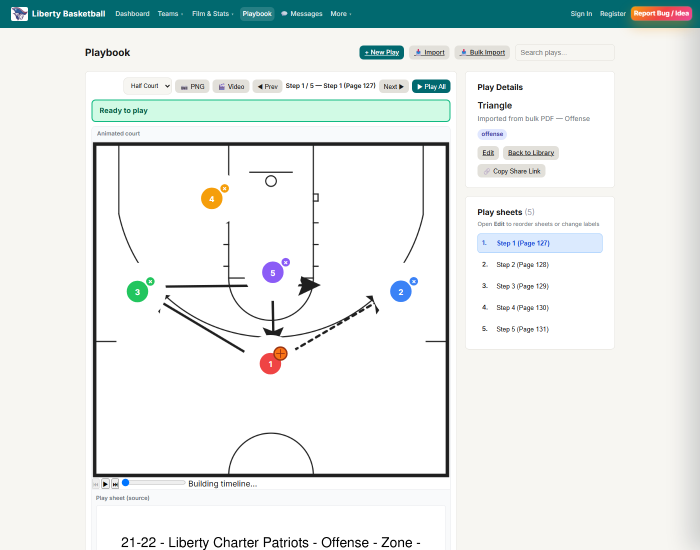
#> input picture _tmp_digit_sample.png, 1400 x 1100 px (shown at 1/2 size)
$ python -i playbook_sheet_align.py   (imports and definitions only)
#> lines starting #> are read from the running program, lines starting #| are printed output that depends on the picture; after the words box and inside, x2 and y2 are one past the last pixel; in counts of white or black regions, pixels touching at a corner belong together
"""Align play-sheet PNGs to the SVG court: court crop + digit (1-5) positions.

Liberty scout pages are full-page images (header + half-court diagram). Mapping the
whole PNG into the SVG with meet letterboxing shifts the diagram down, so tokens
look too high relative to the grey underlay. This module finds the court rectangle
and the printed player digits inside it, then returns:
  - court_frac: normalized crop of the court within the PNG
  - positions: o1..o5 in SVG court space (500 x 470, basket at top)
"""

from __future__ import annotations

import hashlib
import json
import os
from functools import lru_cache
from pathlib import Path
from typing import Any

COURT_W = 500.0
COURT_H = 470.0

_CACHE_DIR_NAME = "sheet_align_cache"


_CACHE_VERSION = "v14"  # v14: 1-Game OCR/PDF landmarks — drop forced FT/wing overrides that fight sheets


def _cache_dir(base: str | Path | None = None) -> Path:
    root = Path(base) if base else Path("data") / "playbook"
    d = root / _CACHE_DIR_NAME
    d.mkdir(parents=True, exist_ok=True)
    return d


def _cache_key(path: Path) -> str:
    st = path.stat()
    raw = f"{_CACHE_VERSION}|{path.resolve()}|{st.st_mtime_ns}|{st.st_size}"
    return hashlib.sha1(raw.encode("utf-8")).hexdigest()


def find_court_bbox(gray) -> tuple[int, int, int, int]:
    import cv2
    import numpy as np

    h, w = gray.shape[:2]
    blur = cv2.GaussianBlur(gray, (5, 5), 0)
    _, bw = cv2.threshold(blur, 0, 255, cv2.THRESH_BINARY_INV + cv2.THRESH_OTSU)
    kernel = cv2.getStructuringElement(cv2.MORPH_RECT, (5, 5))
    bw = cv2.morphologyEx(bw, cv2.MORPH_CLOSE, kernel, iterations=2)
    contours, _ = cv2.findContours(bw, cv2.RETR_EXTERNAL, cv2.CHAIN_APPROX_SIMPLE)
    best = None
    best_score = 0.0
    img_area = float(h * w)
    for c in contours:
        x, y, cw, ch = cv2.boundingRect(c)
        area = float(cw * ch)
        if area < img_area * 0.15 or area > img_area * 0.95:
            continue
        aspect = cw / max(ch, 1)
        if aspect < 0.55 or aspect > 1.6:
            continue
        peri = cv2.arcLength(c, True)
        approx = cv2.approxPolyDP(c, 0.02 * peri, True)
        score = area * (1.25 if len(approx) >= 4 else 1.0)
        if score > best_score:
            best_score = score
            best = (x, y, x + cw, y + ch)
    if best is None:
        ink = gray < 200
        rows = ink.mean(axis=1)
        cols = ink.mean(axis=0)
        ys = np.where(rows > 0.02)[0]
        xs = np.where(cols > 0.02)[0]
        start = int(ys[0]) if len(ys) else 0
        for i in range(max(0, int(h * 0.05)), int(h * 0.45)):
            if rows[i] > 0.04 and rows[i : i + 30].mean() > 0.03:
                start = i
                break
        best = (
            int(xs[0]) if len(xs) else 0,
            start,
            int(xs[-1]) if len(xs) else w,
            int(ys[-1]) if len(ys) else h,
        )
    x0, y0, x1, y1 = best
    pad = 2
    court = (
        max(0, x0 - pad),
        max(0, y0 - pad),
        min(w, x1 + pad),
        min(h, y1 + pad),
    )
    return _snap_court_top_past_header(gray, court)


def _snap_court_top_past_header(gray, court: tuple[int, int, int, int]) -> tuple[int, int, int, int]:
    """Drop scout PDF title band (e.g. '21-22 - Liberty…') above the court ink.

    Press-break pages often return a bbox that starts on the title. After a dense
    header band and a white gap, snap y0 down to the court outline.
    """
    import numpy as np

    x0, y0, x1, y1 = court
    if y1 - y0 < 80 or x1 - x0 < 80:
        return court
    band = gray[y0:y1, x0:x1]
    rows = (band < 180).mean(axis=1)
    ch = len(rows)
    limit = int(ch * 0.50)
    i = 0
    while i < limit and rows[i] < 0.02:
        i += 1
    header_end = i
    while header_end < limit and rows[header_end] >= 0.02:
        header_end += 1
    # Walk through sparse "gap" ink (page crumbs) until a strong court line.
    # Faint marks (~0.03–0.06) after the title are NOT the court top.
    y = header_end
    white_run = 0
    saw_white = False
    court_y = None
    while y < limit:
        dens = float(rows[y])
        if dens < 0.03:
            white_run += 1
            if white_run >= 20:
                saw_white = True
        else:
            white_run = 0
        if saw_white and dens > 0.20:
            court_y = y
            break
        y += 1
    header_h = header_end - i
    if court_y is None or header_h < 6:
        return court
    new_y0 = y0 + court_y
    if new_y0 >= y1 - 60:
        return court
    return (x0, new_y0, x1, y1)


def _digit_blob_candidates(crop_gray):
    """Return list of (cx, cy, w, h, area) in crop pixel space."""
    import cv2
    import numpy as np

    ch, cw = crop_gray.shape[:2]
    up = cv2.resize(crop_gray, None, fx=2, fy=2, interpolation=cv2.INTER_CUBIC)
    _, bw = cv2.threshold(
        cv2.GaussianBlur(up, (5, 5), 0), 0, 255, cv2.THRESH_BINARY_INV + cv2.THRESH_OTSU
    )
    # Only strip long HORIZONTAL court lines. Vertical open would also eat
    # digits that share ink with downward cut/dribble arrows (press-break sheets).
    hker = cv2.getStructuringElement(cv2.MORPH_RECT, (max(20, up.shape[1] // 6), 1))
    lines = cv2.morphologyEx(bw, cv2.MORPH_OPEN, hker)
    lines = cv2.dilate(lines, np.ones((3, 3), np.uint8), 1)
    clean = cv2.subtract(bw, lines)
    # Break thin bridges where a digit shares ink with an arrow stem.
    clean = cv2.morphologyEx(
        clean, cv2.MORPH_OPEN, cv2.getStructuringElement(cv2.MORPH_ELLIPSE, (5, 5))
    )
    clean = cv2.morphologyEx(clean, cv2.MORPH_CLOSE, np.ones((3, 3), np.uint8))
    n, _labels, stats, _centroids = cv2.connectedComponentsWithStats(clean, 8)
    out = []
    for i in range(1, n):
        x, y, w, h, area = stats[i]
        if area < 120 or area > 28000:
            continue
        if h < 22 or h > 180 or w < 10 or w > 140:
            continue
        aspect = h / max(w, 1)
        if aspect < 0.45 or aspect > 4.2:
            continue
        # Circled ball-handler digits are wider; reject huge court-arc fragments.
        if w > 90 and aspect < 0.85:
            continue
        # Back to crop coords (undo 2x upscale)
        cx = (x + w / 2) / 2.0
        cy = (y + h / 2) / 2.0
        out.append((cx, cy, w / 2.0, h / 2.0, area / 4.0))
    # Prefer mid-sized digit-like blobs; drop near-duplicate centers
    out.sort(key=lambda t: -t[4])
    kept = []
    for cand in out:
        cx, cy = cand[0], cand[1]
        if any((cx - k[0]) ** 2 + (cy - k[1]) ** 2 < 20 ** 2 for k in kept):
            continue
        kept.append(cand)
        if len(kept) >= 20:
            break
    return kept


@lru_cache(maxsize=1)
def _easyocr_reader():
    try:
        import easyocr
    except ImportError:
        return None
    try:
        return easyocr.Reader(["en"], gpu=False, verbose=False)
    except Exception:
        return None


def _classify_roi(roi_bgr_or_gray) -> tuple[int, float]:
    """Return (digit 1-5 or 0, confidence)."""
    import cv2
    import numpy as np

    if roi_bgr_or_gray is None or roi_bgr_or_gray.size == 0:
        return 0, 0.0
    if roi_bgr_or_gray.ndim == 2:
        up = cv2.resize(roi_bgr_or_gray, None, fx=3, fy=3, interpolation=cv2.INTER_CUBIC)
        vis = up
    else:
        up = cv2.resize(roi_bgr_or_gray, None, fx=3, fy=3, interpolation=cv2.INTER_CUBIC)
        vis = up

    reader = _easyocr_reader()
    if reader is not None:
        try:
            results = reader.readtext(vis, allowlist="12345")
        except Exception:
            results = []
        best_d, best_c = 0, 0.0
        for _bbox, text, conf in results:
            t = (text or "").strip()
            # MUST be exact single digit — `"23" in "12345"` is True (substring bug).
            if t in ("1", "2", "3", "4", "5") and float(conf) > best_c:
                best_d, best_c = int(t), float(conf)
        if best_d:
            return best_d, best_c

    # Fallback: template correlation with Hershey digits
    if vis.ndim == 3:
        gray = cv2.cvtColor(vis, cv2.COLOR_BGR2GRAY)
    else:
        gray = vis
    _, bw = cv2.threshold(gray, 0, 255, cv2.THRESH_BINARY_INV + cv2.THRESH_OTSU)
    r = cv2.resize(bw, (48, 48))
    best_d, best_s = 0, -1.0
    for d in range(1, 6):
        canvas = np.zeros((48, 48), np.uint8)
        cv2.putText(canvas, str(d), (8, 36), cv2.FONT_HERSHEY_SIMPLEX, 1.15, 255, 2, cv2.LINE_AA)
        a = r.astype(float).ravel()
        b = canvas.astype(float).ravel()
        if a.std() < 1 or b.std() < 1:
            continue
        s = float(np.corrcoef(a, b)[0, 1])
        if s > best_s:
            best_s, best_d = s, d
    if best_s >= 0.25:
        return best_d, best_s
    return 0, 0.0


def detect_sheet_digits(gray, court: tuple[int, int, int, int]) -> dict[str, dict[str, float]]:
    import cv2

    x0, y0, x1, y1 = court
    crop = gray[y0:y1, x0:x1]
    ch, cw = crop.shape[:2]
    if ch < 20 or cw < 20:
        return {}
    cands = _digit_blob_candidates(crop)
    by_digit: dict[int, tuple[float, float, float]] = {}
    for cx, cy, w, h, _area in cands:
        # Residual title digits sit in the top strip even after header snap.
        if cy < ch * 0.05:
            continue
        # Try a tight crop first (avoids circle rings / arrow stubs), then a padded one.
        roi_specs = (
            (max(2, w * 0.12), max(2, h * 0.12)),
            (max(4, w * 0.35), max(4, h * 0.35)),
        )
        digit, conf = 0, 0.0
        for pad_x, pad_y in roi_specs:
            x_a = max(0, int(cx - w / 2 - pad_x))
            y_a = max(0, int(cy - h / 2 - pad_y))
            x_b = min(cw, int(cx + w / 2 + pad_x))
            y_b = min(ch, int(cy + h / 2 + pad_y))
            roi = crop[y_a:y_b, x_a:x_b]
            d, c = _classify_roi(roi)
            if d in (1, 2, 3, 4, 5) and c > conf:
                digit, conf = d, c
        # EasyOCR sometimes returns ~0.3 on bold stencil digits; keep modest floor.
        if digit not in (1, 2, 3, 4, 5) or conf < 0.28:
            continue
        prev = by_digit.get(digit)
        if prev is None or conf > prev[0]:
            by_digit[digit] = (conf, cx, cy)

    out: dict[str, dict[str, float]] = {}
    for d, (conf, cx, cy) in by_digit.items():
        if d not in (1, 2, 3, 4, 5):
            continue
        out[f"o{d}"] = {
            "x": round(float(cx / cw) * COURT_W, 1),
            "y": round(float(cy / ch) * COURT_H, 1),
            "confidence": round(float(conf), 3),
        }
    return out


# [1371 lines left out: functions _svg_to_crop, _crop_to_svg, _ink_mask_no_close, _stroke_mask, _polyline_px, _densify_path_px and 21 more, not called in this run]


# --- 1-Game (pages 32–36) -------------------------------------------------
# SVG court 500×470, basket at top. OCR often misses ink-bridged 3/4/5, so we
# gap-fill from measured sheet landmarks (page_0032…36 overlays). Never overwrite
# a confident OCR digit — forced FT/wing templates fought the PDF (Scott).

_GAME_PAGE_ROLES = {
    "0032": "opening",
    "0033": "screen14",
    "0034": "reverse",
    "0035": "downscreen",
    "0036": "finish",
}

# Landmarks measured against printed digits + arrow tips on the import PNGs.
# Lane x≈191/308, FT band ≈ y=188; wing OCR o2 ≈ (433.5, 209); low-block arrow tip ≈ y=55.
_LEFT_BLOCK = {"x": 178.0, "y": 55.0}       # opening #3 cut tip / finish target zone
_RIGHT_BLOCK = {"x": 322.0, "y": 55.0}
_LEFT_POST = {"x": 178.0, "y": 100.0}       # printed 3/5 on later sheets (OCR ~99.8)
_TOP = {"x": 254.6, "y": 301.0}
_ELBOW_L = {"x": 191.0, "y": 188.0}
_ELBOW_R = {"x": 308.0, "y": 188.0}
_POP_L = {"x": 110.0, "y": 215.0}           # #4 pop tip on 3pt (page 32 ink)
_POP_R = {"x": 390.0, "y": 215.0}           # #5 pop tip / pass target
_WING_L = {"x": 66.5, "y": 209.2}           # mirror of OCR o2

# Gap-only seeds when OCR misses a digit on that page. OCR always wins.
_GAME_SHEET_START: dict[str, dict[str, dict[str, float]]] = {
    "opening": {
        "o3": dict(_WING_L),
        "o4": dict(_ELBOW_L),
        "o5": dict(_ELBOW_R),
    },
    "screen14": {
        "o4": dict(_POP_L),
        "o5": dict(_POP_R),
    },
    "reverse": {
        "o5": dict(_POP_R),
    },
    "downscreen": {
        "o3": {"x": 308.0, "y": 165.0},  # right elbow on page 35
        "o4": dict(_TOP),
        "o5": dict(_LEFT_POST),
    },
    "finish": {
        "o5": dict(_LEFT_POST),
    },
}


# [751 lines left out: functions _game_role_from_stem, seed_game_sheet_positions, apply_game_sequence_routes, trace_marked_paths_for_transition, trace_paths_for_transition, not called in this run]


def _has_xy(v) -> bool:
    return isinstance(v, dict) and isinstance(v.get("x"), (int, float)) and isinstance(v.get("y"), (int, float))


def analyze_sheet_image(image_path: str | Path, cache_base: str | Path | None = None) -> dict[str, Any]:
    """Analyze a play-sheet PNG. Returns court_frac + positions (cached)."""
#> called with image_path = '_tmp_digit_sample.png'
    import cv2

    path = Path(image_path)
    if not path.is_file():
        raise FileNotFoundError(str(path))

    cache_path = _cache_dir(cache_base) / f"{_cache_key(path)}.json"
    if cache_path.is_file():
        try:
            cached = json.loads(cache_path.read_text(encoding="utf-8"))
            if cached.get("cache_version") == _CACHE_VERSION:
                return cached
        except (OSError, json.JSONDecodeError):
            pass

    img = cv2.imread(str(path))
#> img is the input picture: shape (1100, 1400, 3); mean B, G, R 234, 235.6, 230
    if img is None:
        raise ValueError(f"Could not read image: {path}")
    gray = cv2.cvtColor(img, cv2.COLOR_BGR2GRAY)
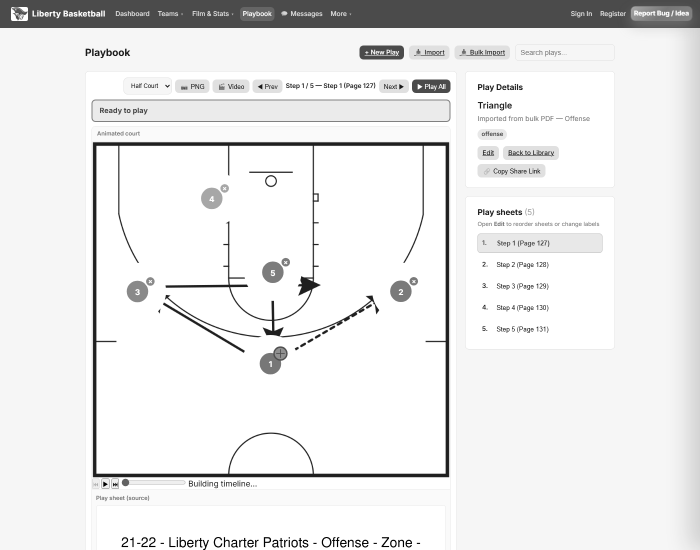
#> gray: shape (1100, 1400) (shown at 1/2 size); min 0, max 255, mean 233.8
    h, w = gray.shape[:2]
    court = find_court_bbox(gray)
#> in find_court_bbox, `_, bw = cv2.threshold(blur, 0, 255, cv2.THRESH_BINARY_INV + cv2.THRESH..`:
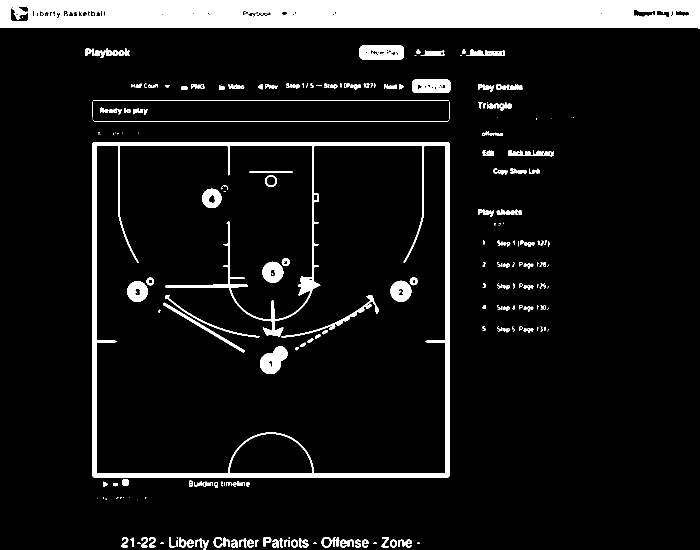
#> bw: shape (1100, 1400) (shown at 1/2 size); 8.8% white; 245 white regions (76 under 20 px), largest, box (x1, y1, x2, y2) and area: (0, 0, 1400, 57) 75562, (185, 284, 899, 955) 29383, (719, 91, 808, 119) 2215
#> in find_court_bbox, `bw = cv2.morphologyEx(bw, cv2.MORPH_CLOSE, kernel, iterations=2)`:
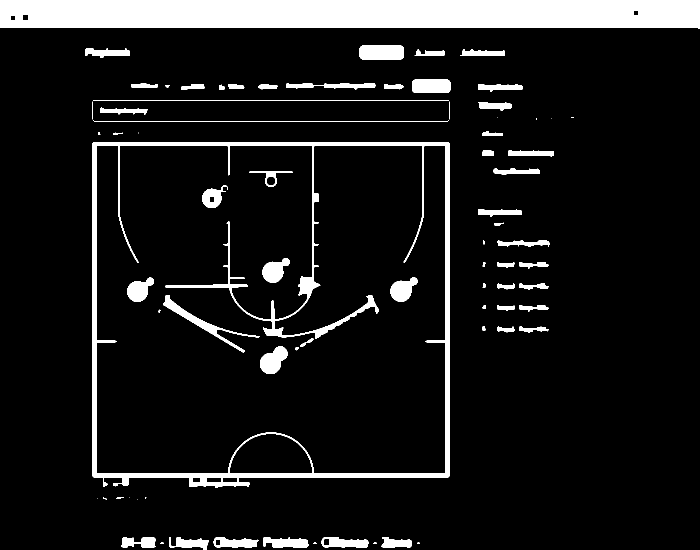
#> bw: shape (1100, 1400) (shown at 1/2 size); 9.7% white; 76 white regions (18 under 20 px)
#> in find_court_bbox, `contours, _ = cv2.findContours(bw, cv2.RETR_EXTERNAL, cv2.CHAIN_APPROX..`: contours = 66 contours, 22 with area under 20; largest, box (x1, y1, x2, y2) and area: (185, 284, 899, 976) 479888, (0, 0, 1400, 57) 76948, (719, 91, 808, 119) 2336, (824, 159, 901, 186) 1936, (643, 1074, 737, 1095) 1428
#> the loop in find_court_bbox, `for c in contours:` made 66 passes
#> (x, y, cw, ch, area, aspect, peri, approx) on pass 36: (185, 284, 714, 692, 494088, 1.03, 2969.3, [[185, 286], [207, 973], [898, 952], [896, 284]])
#> after the loop in find_court_bbox, `for c in contours:`: best_score = 617610
#> in find_court_bbox, `x0, y0, x1, y1 = best`: x0 = 185; y0 = 284; x1 = 899; y1 = 976
#> in find_court_bbox, `court = ( max(0, x0 - pad), max(0, y0 - pad), min(w, x1 + pad), min(h,..`: court = (183, 282, 901, 978)
#> in _snap_court_top_past_header, `x0, y0, x1, y1 = court`: x0 = 183; y0 = 282; x1 = 901; y1 = 978
#> in _snap_court_top_past_header, `band = gray[y0:y1, x0:x1]`:
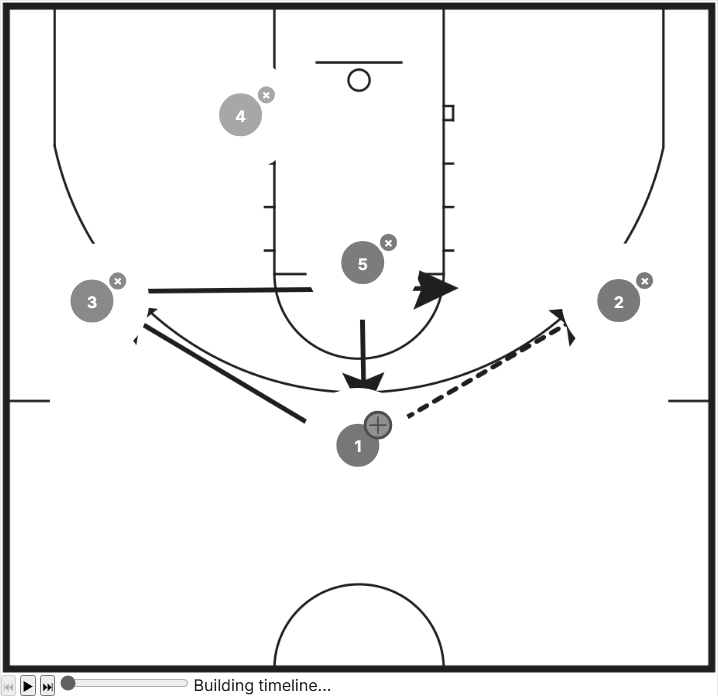
#> band: shape (696, 718); min 0, max 255, mean 239.7
#> in _snap_court_top_past_header, `rows = (band < 180).mean(axis=1)`: rows = 696 values, max 0.993 at index 3, min 0 at index 0, mean 0.0819
#> in _snap_court_top_past_header, `ch = len(rows)`: ch = 696
#> in _snap_court_top_past_header, `limit = int(ch * 0.50)`: limit = 348
#> the loop in _snap_court_top_past_header, `while i < limit and rows[i] < 0.02:` made 2 passes
#> i on passes 1 to 2: 1, 2
#> after the loop in _snap_court_top_past_header, `while i < limit and rows[i] < 0.02:`: i = 2
#> after the loop in _snap_court_top_past_header, `while header_end < limit and rows[header_end] >= 0.02:`: header_end = 348
#> in _snap_court_top_past_header, `header_h = header_end - i`: header_h = 346
#> court = (183, 282, 901, 978)
    x0, y0, x1, y1 = court
#> x0 = 183; y0 = 282; x1 = 901; y1 = 978
    positions = detect_sheet_digits(gray, court)
#> in detect_sheet_digits, `x0, y0, x1, y1 = court`: x0 = 183; y0 = 282; x1 = 901; y1 = 978
#> in _digit_blob_candidates, `lines = cv2.dilate(lines, np.ones((3, 3), np.uint8), 1)`:
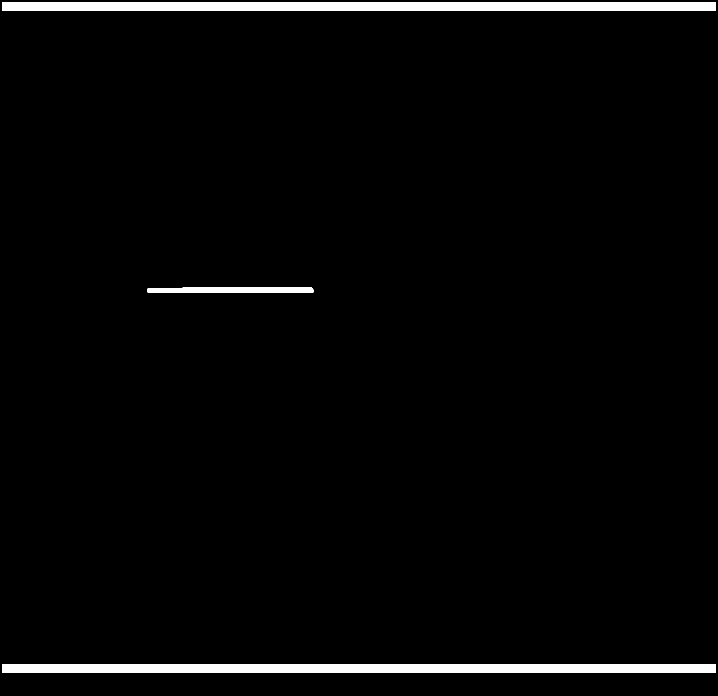
#> lines: shape (1392, 1436) (shown at 1/2 size); 2.6% white; 3 white regions, box (x1, y1, x2, y2) and area: (4, 4, 1432, 21) 24273, (4, 1329, 1432, 1346) 24273, (295, 575, 627, 586) 3543
#> in _digit_blob_candidates, `n, _labels, stats, _centroids = cv2.connectedComponentsWithStats(clean..`:
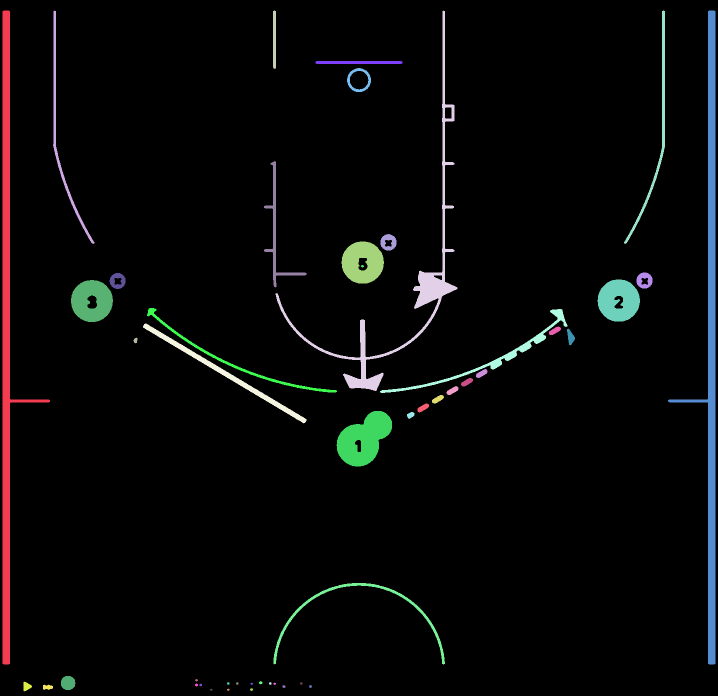
#> _labels: shape (1392, 1436) int32 (shown at 1/2 size); 49 distinct labels, from 0 to 48; one colour per label, 0 black
#> in _digit_blob_candidates, `n, _labels, stats, _centroids = cv2.connectedComponentsWithStats(clean..`: n = 49; stats = 49 rows, first 6: [0, 0, 1436, 1392, 1895743], [5, 21, 95, 1308, 20090], [106, 21, 83, 467, 2487], [546, 21, 6, 117, 691], [551, 21, 364, 761, 12045], [1248, 21, 82, 467, 2755]
#> the loop in _digit_blob_candidates, `for i in range(1, n):` made 48 passes
#> after the loop in _digit_blob_candidates, `for i in range(1, n):`: out = 10 items, first 6: (359, 80, 24, 24, 180.2), (388.5, 242.2, 16, 16.5, 171.8), (362.8, 262.5, 42.5, 42, 1310.8), (644.5, 280.5, 16, 16, 169.8), (117.5, 281, 16, 16, 159.8), (618.8, 300.5, 42.5, 42, 1331)
#> the loop in _digit_blob_candidates, `for cand in out:` made 10 passes
#> (cand, cx, cy) on passes 1 to 4: ((364.2, 438.8, 55.5, 55.5, 1904.5), 364.2, 438.8), ((618.8, 300.5, 42.5, 42, 1331), 618.8, 300.5), ((362.8, 262.5, 42.5, 42, 1310.8), 362.8, 262.5), ((92, 301, 42, 42, 1288.5), 92, 301)
#> after the loop in _digit_blob_candidates, `for cand in out:`: kept = 10 items, first 6: (364.2, 438.8, 55.5, 55.5, 1904.5), (618.8, 300.5, 42.5, 42, 1331), (362.8, 262.5, 42.5, 42, 1310.8), (92, 301, 42, 42, 1288.5), (359, 80, 24, 24, 180.2), (388.5, 242.2, 16, 16.5, 171.8)
#> in detect_sheet_digits, `cands = _digit_blob_candidates(crop)`: cands has the same summary as kept in _digit_blob_candidates
#> the loop in detect_sheet_digits, `for cx, cy, w, h, _area in cands:` made 1 pass
#> after the loop in detect_sheet_digits, `for cx, cy, w, h, _area in cands:`:
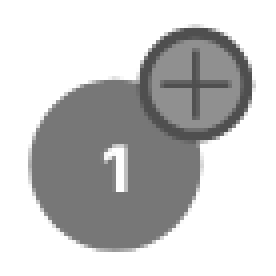
#> roi: shape (69, 69) (shown 4 times larger); min 78, max 255, mean 198.7
    # Strip confidence from public positions map used by the animator; o1..o5 only.
    pos_public = {
        k: {"x": v["x"], "y": v["y"]}
        for k, v in positions.items()
        if k in {f"o{i}" for i in range(1, 6)}
    }
    # 1-Game: gap-fill missing digits from page landmarks (never overwrite OCR).
    seed_game_sheet_positions(pos_public, image_path=path)
    result = {
        "ok": True,
        "cache_version": _CACHE_VERSION,
        "size": [w, h],
        "court_bbox": [x0, y0, x1, y1],
        "court_frac": {
            "x0": x0 / w,
            "y0": y0 / h,
            "x1": x1 / w,
            "y1": y1 / h,
        },
        "positions": pos_public,
        "debug_positions": positions,
        "source": str(path).replace("\\", "/"),
    }
    try:
        cache_path.write_text(json.dumps(result), encoding="utf-8")
    except OSError:
        pass
    return result


# [30 lines left out: function resolve_upload_path, not called in this run]

#> (the run stopped early here; a loop or call above may not have finished)
